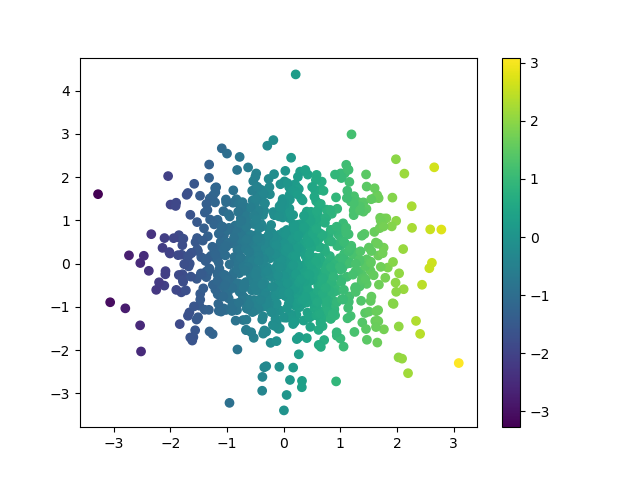

The Python source for this figure:
import numpy as np
import matplotlib.pyplot as plt

#make a random plot and assign different colors to x and y

x = np.random.randn(1000)
y = np.random.randn(1000)

plt.scatter(x,y,c=x,cmap='viridis')
plt.colorbar()
plt.savefig('plot.png')
plt.show()
